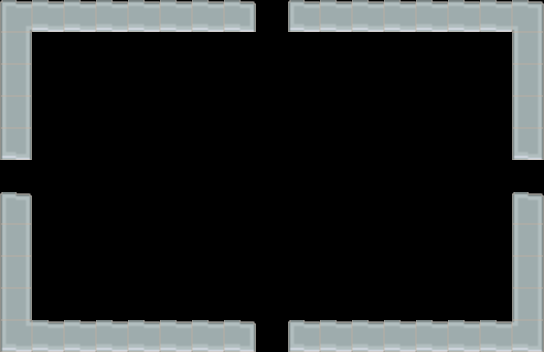

Tiled map render using the project's own tile images. Description and the whole map definition, tile-layer contents included, below:
An orthogonal 17x11 tile map with 32x32 px tiles, 2 tile layers (TileLayer, DestructibleLayer), 1 hidden layer not drawn.

<map version="1.0" tiledversion="1.1.1" orientation="orthogonal" renderorder="right-down" width="17" height="11" tilewidth="32" tileheight="32" infinite="0" nextobjectid="27">
 <properties>
  <property name="doorEast" type="bool" value="true" />
  <property name="doorNorth" type="bool" value="true" />
  <property name="doorSouth" type="bool" value="true" />
  <property name="doorWest" type="bool" value="true" />
  <property name="level" type="int" value="1" />
  <property name="roomType" type="int" value="1" />
 </properties>
 <tileset firstgid="1" source="testTileSet.tsx" />
 <layer name="TileLayer" width="17" height="11">
  <data encoding="csv">
178,176,176,176,176,176,176,177,0,175,176,176,176,176,176,176,179,
210,0,0,0,0,0,0,0,0,0,0,0,0,0,0,0,210,
210,0,0,0,0,0,0,0,0,0,0,0,0,0,0,0,210,
210,0,0,0,0,0,0,0,0,0,0,0,0,0,0,0,210,
207,0,0,0,0,0,0,0,0,0,0,0,0,0,0,0,207,
0,0,0,0,0,0,0,0,0,0,0,0,0,0,0,0,0,
174,0,0,0,0,0,0,0,0,0,0,0,0,0,0,0,174,
210,0,0,0,0,0,0,0,0,0,0,0,0,0,0,0,210,
210,0,0,0,0,0,0,0,0,0,0,0,0,0,0,0,210,
210,0,0,0,0,0,0,0,0,0,0,0,0,0,0,0,210,
211,176,176,176,176,176,176,177,0,175,176,176,176,176,176,176,212
</data>
 </layer>
 <layer name="EntityLayer" width="17" height="11" visible="0">
  <data encoding="csv">
0,0,0,0,0,0,0,0,0,0,0,0,0,0,0,0,0,
0,0,0,0,0,0,0,0,0,0,0,0,0,0,0,0,0,
0,0,0,0,0,0,0,0,0,0,0,0,0,0,0,0,0,
0,0,0,0,0,0,0,0,0,0,0,0,0,0,0,0,0,
0,0,0,0,0,0,0,0,0,0,0,0,0,0,0,0,0,
0,0,0,0,0,0,0,0,0,0,0,0,0,0,0,0,0,
0,0,0,0,0,0,0,0,0,0,0,0,0,0,0,0,0,
0,0,0,0,0,0,0,0,0,0,0,0,0,0,0,0,0,
0,0,0,0,0,0,0,0,0,0,0,0,0,0,0,0,0,
0,0,0,0,0,0,0,0,0,0,0,0,0,0,0,0,0,
0,0,0,0,0,0,0,0,0,0,0,0,0,0,0,0,0
</data>
 </layer>
 <layer name="DestructibleLayer" width="17" height="11">
  <data encoding="csv">
13,11,11,11,11,11,11,12,0,10,11,11,11,11,11,11,14,
45,0,0,0,0,0,0,0,0,0,0,0,0,0,0,0,45,
45,0,0,0,0,0,0,0,0,0,0,0,0,0,0,0,45,
45,0,0,0,0,0,0,0,0,0,0,0,0,0,0,0,45,
42,0,0,0,0,0,0,0,0,0,0,0,0,0,0,0,42,
0,0,0,0,666,0,0,0,0,0,0,0,0,0,0,0,0,
9,0,0,0,0,0,0,0,0,0,0,0,0,0,0,0,9,
45,0,0,0,0,0,0,0,0,0,0,0,0,0,0,0,45,
45,0,0,0,0,0,0,0,0,0,0,0,0,0,0,0,45,
45,0,0,0,0,0,0,0,0,0,0,0,0,0,0,0,45,
46,11,11,11,11,11,11,12,0,10,11,11,11,11,11,11,47
</data>
 </layer>
 <objectgroup name="EnemyLayer" />
</map>
